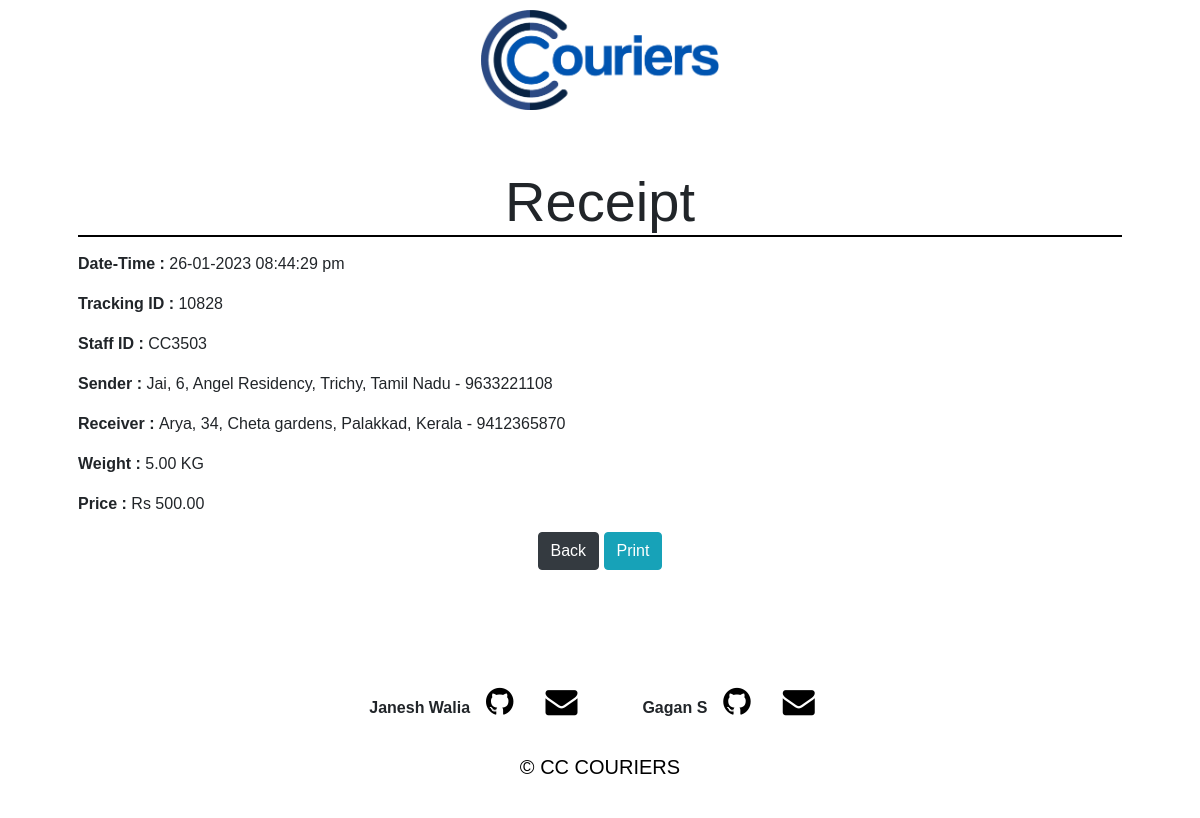
Page /receipt.php on the earlier database version.
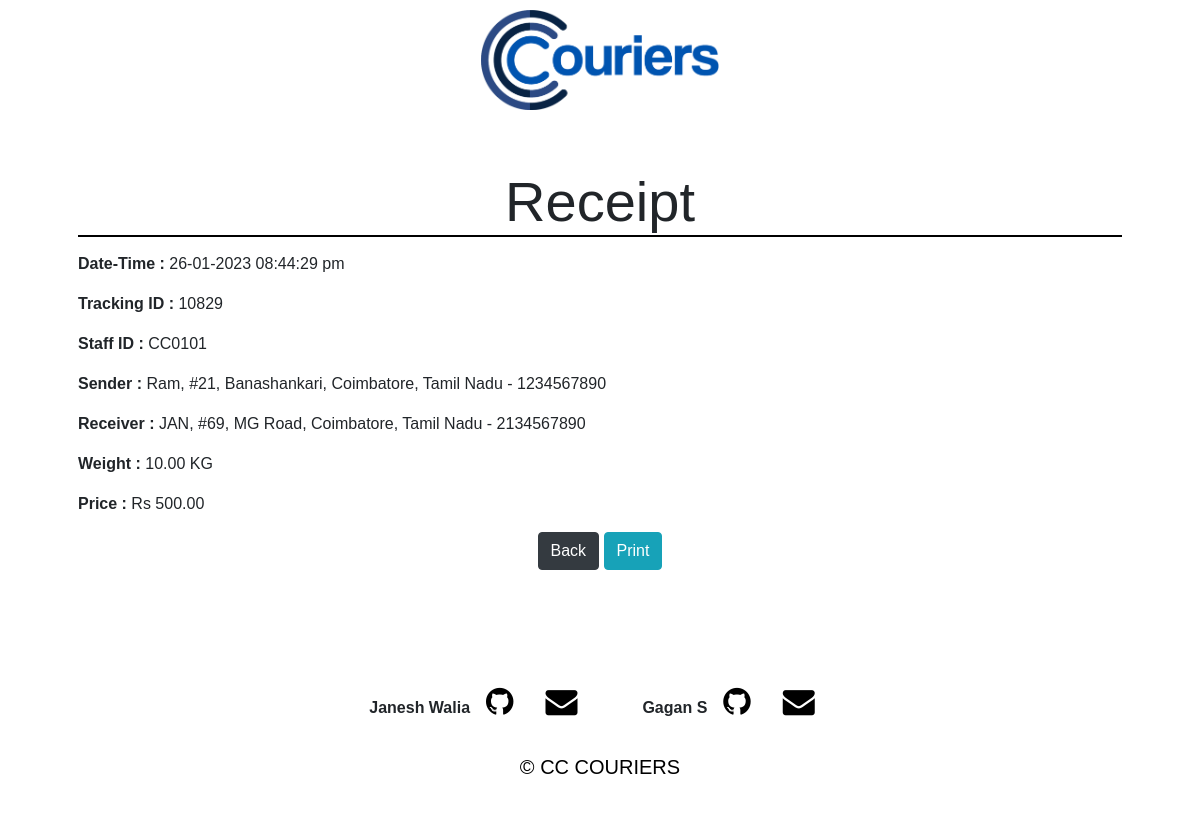
Same page on the later database version.
### tables this page shows
CREATE TABLE `parcel` (
  `TrackingID` int(11) NOT NULL,
  `StaffID` varchar(30) NOT NULL,
  `S_Name` varchar(30) NOT NULL,
  `S_Add` varchar(50) NOT NULL,
  `S_City` varchar(20) NOT NULL,
  `S_State` varchar(20) NOT NULL,
  `S_Contact` bigint(20) NOT NULL,
  `R_Name` varchar(30) NOT NULL,
  `R_Add` varchar(50) NOT NULL,
  `R_City` varchar(20) NOT NULL,
  `R_State` varchar(20) NOT NULL,
  `R_Contact` bigint(20) NOT NULL,
  `Weight_Kg` decimal(10,2) NOT NULL,
  `Price` decimal(10,2) NOT NULL,
  `Dispatched_Time` timestamp NOT NULL DEFAULT current_timestamp()
);

### receipt.php (the view, shortened to what this page needs)
<?php
    include("db_connect.php");
    $date = date('d-m-Y');
    $time = date('h:i:s a');
    $sql = "SELECT * FROM parcel ORDER BY TrackingID DESC LIMIT 1";
    $result = mysqli_query($conn, $sql);
    if(mysqli_num_rows($result) > 0){
        $order = mysqli_fetch_assoc($result);
    }else{
        echo 'Data fetch Error : '.mysqli_error($conn);
    }
?>
<!DOCTYPE html>
<html>
    <head>
        <link rel="stylesheet" href="style/bootstrap.css">
        <link rel="stylesheet" href="style/index_styles.css">
        <link rel="stylesheet" href="https://cdnjs.cloudflare.com/ajax/libs/font-awesome/4.7.0/css/font-awesome.min.css">
    </head>
    <body style="font-family: Arial, Helvetica, sans-serif;">
        <div ><img src="Images/logo.png" id="logo" style="height: 100px !important; margin-top: 10px !important;"  ></div>
        <div class="container p-5"  style="background-color: rgba(255, 255, 255, 0.7); margin-top: 10px !important">
            <h2 class="display-4 text-center" style="border-bottom: 2px solid black; margin-bottom:15px !important;">Receipt</h2>
            <p><span class="font-weight-bold">Date-Time : </span><?php echo $date.'  '.$time; ?> </p>
            <p><span class="font-weight-bold">Tracking ID : </span><?php echo $order['TrackingID']; ?> </p>
            <p> <span class="font-weight-bold">Staff ID : </span> <?php echo $order['StaffID']; ?> </p>
            <p><span class="font-weight-bold">Sender : </span> <?php echo $order['S_Name'].', '.$order['S_Add'].', '.$order['S_City'].', '.$order['S_State'].' - '.$order['S_Contact']; ?> </p>
            <p><span class="font-weight-bold">Receiver : </span><?php echo $order['R_Name'].', '.$order['R_Add'].', '.$order['R_City'].', '.$order['R_State'].' - '.$order['R_Contact']; ?></p>
            <p><span class="font-weight-bold">Weight : </span><?php echo $order['Weight_Kg'].' KG'; ?> </p>
            <p><span class="font-weight-bold">Price : </span><?php echo 'Rs '.$order['Price']; ?> </p>
            <form method="POST" action="" class="text-center">
                <input type="submit" name="back" value="Back" class="btn btn-dark">
                <input type="submit" name="print" value="Print" class="btn btn-info" onclick="window.print()">
            </form>
        </div>
        <div class="container-fluid text-center mt-5" style="background-color: rgba(255, 255, 255, 0.7); padding: 20px; position: relative;">
            <div class="i-bar" style="display: flex; flex-direction: row; flex-wrap: wrap; justify-content:center; margin-bottom: 2em;">
                <strong>Janesh Walia<a class="fa fa-github" href="https://github.com/Janesh7" target=blank style="border: none; text-decoration: none;  margin: 0em 0.5em; color:black; font-size: xx-large;"></a></strong>
                <a class="fa fa-envelope" href="mailto:janeshwalia273@gmail.com" style="border: none; text-decoration: none;  margin: 0em 0.5em; color:black; font-size: xx-large;"></a>&nbsp &nbsp &nbsp &nbsp &nbsp &nbsp
                <strong>Gagan S<a class="fa fa-github" href="https://github.com/Astraxx04" target=blank style="border: none; text-decoration: none;  margin: 0em 0.5em; color:black; font-size: xx-large;"></a></strong>
                <a class="fa fa-envelope" href="mailto:gagan200254@gmail.com" style="border: none; text-decoration: none;  margin: 0em 0.5em; color:black; font-size: xx-large;"></a>
            </div>
            <p class="credit" style="font-size: 20px; font-stretch: 3px; text-align: center; color: black;">© CC COURIERS</p>
        </div>
    </body>
</html>

Differences in the rows shown:
no longer on this page (row edited): parcel: TrackingID "10828", StaffID "CC3503", S_Name "Jai", S_Add "6, Angel Residency", S_City "Trichy", S_State "Tamil Nadu", S_Contact "9633221108", R_Name "Arya", R_Add "34, Cheta gardens", R_City "Palakkad", R_State "Kerala", R_Contact "9412365870", Weight_Kg "5.00", Price "500.00"
added parcel: TrackingID "10829", StaffID "CC0101", S_Name "Ram", S_Add "#21, Banashankari", S_City "Coimbatore", S_State "Tamil Nadu", S_Contact "1234567890", R_Name "JAN", R_Add "#69, MG Road", R_City "Coimbatore", R_State "Tamil Nadu", R_Contact "2134567890", Weight_Kg "10.00", Price "500.00"
